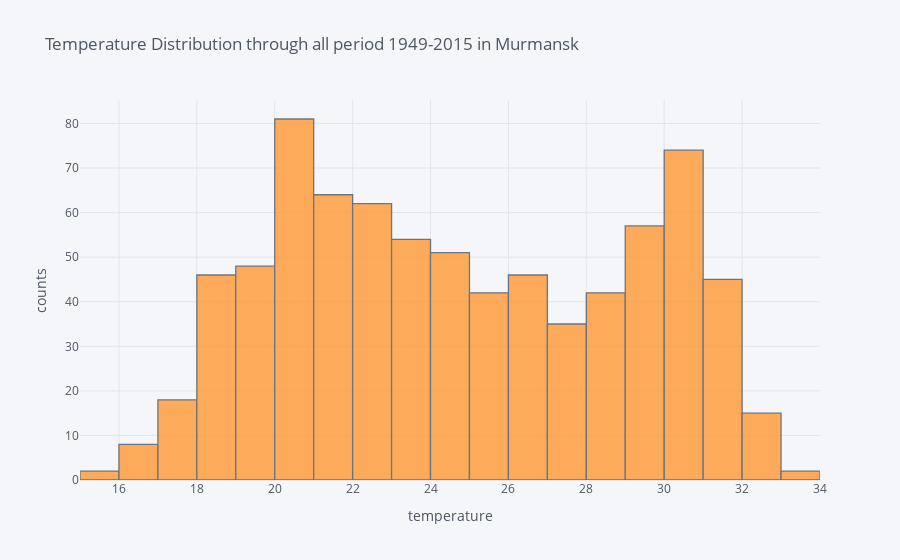

The notebook cell this image was saved under:
### Code cell
df['MEAN'].iplot(kind='hist', xTitle='temperature',
                  yTitle='counts', title='Temperature Distribution through all period 1949-2015 in Murmansk')

### Figure 1 — Plotly figure (JSON) as saved in the notebook; plotly's stock layout.template omitted (floating-point values rounded to 4 significant figures; data arrays with more than 128 entries replaced by an {"elided": "..."} marker saying what was removed)
{"data": [{"histfunc": "count", "histnorm": "", "marker": {"color": "rgba(255, 153, 51, 1.0)", "line": {"color": "#4D5663", "width": 1.3}}, "name": "MEAN", "opacity": 0.8, "orientation": "v", "type": "histogram", "x": {"elided": "792 float values"}}], "layout": {"barmode": "overlay", "legend": {"bgcolor": "#F5F6F9", "font": {"color": "#4D5663"}}, "paper_bgcolor": "#F5F6F9", "plot_bgcolor": "#F5F6F9", "title": {"font": {"color": "#4D5663"}, "text": "Temperature Distribution through all period 1949-2015 in Murmansk"}, "xaxis": {"gridcolor": "#E1E5ED", "showgrid": true, "tickfont": {"color": "#4D5663"}, "title": {"font": {"color": "#4D5663"}, "text": "temperature"}, "zerolinecolor": "#E1E5ED"}, "yaxis": {"gridcolor": "#E1E5ED", "showgrid": true, "tickfont": {"color": "#4D5663"}, "title": {"font": {"color": "#4D5663"}, "text": "counts"}, "zerolinecolor": "#E1E5ED"}}}
